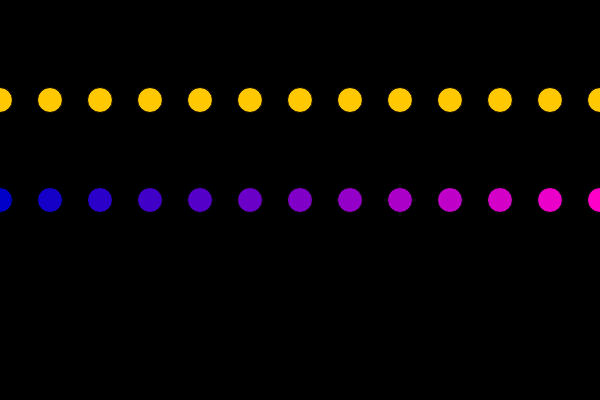
Frame 1 (no input)
Frame 60 (no input): identical to frame 1, image omitted
Frame 120 (the mouse pressed at the canvas centre since frame 60): identical to frame 1, image omitted

The p5.js sketch that drew this single still picture (run headless with seeded random() and noise() and a simulated clock; from frame 60 on, the mouse is pressed at the canvas centre):

// p5.js sketch
// ── sketch.js
function setup() {
    createCanvas(600,400);
}

function draw() {
    background(0);
    var x = 0;
    while(x <= width){
      fill(255,200,0);
      ellipse(x,100,25,25);
      x = x+50;
    }
    var r = 0;
    for(var x = 0;x<=width;x+=50){
      r = map(x,0,600,0,255);
      fill(r,0,200);
      ellipse(x,200,25,25);
    }
}
